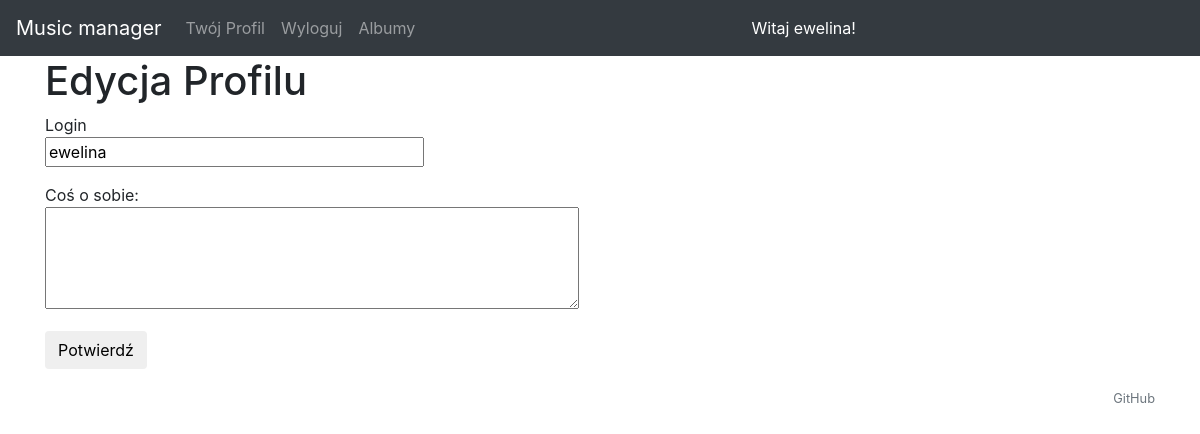
/edit_profile (signed in), run on an earlier commit of the app's database.
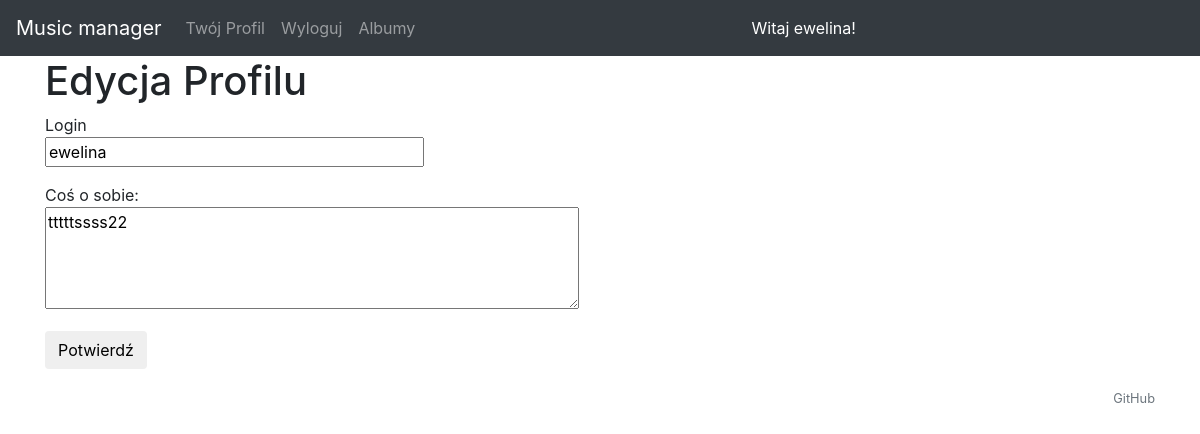
And on a later commit of the database.
### models.py (models this page shows, shortened)
class User(UserMixin, db.Model):
    __tablename__ = 'user'
    id = Column(Integer, autoincrement=True, primary_key=True)
    active = Column(Boolean, default=True)
    username = Column(String(200), unique=True)
    email = Column(String(200), unique=True)
    password = Column(String(200), default='')
    admin = Column(Boolean, default=False)
    poweruser = Column(Boolean, default=False)
    about_me = db.Column(db.String(140))
    register_in = db.Column(db.DateTime, default=datetime.now)
    last_seen = db.Column(db.DateTime, default=datetime.now)
    ratings = db.relationship('Rating', backref='user')
    reviews = db.relationship('Review', backref='user')
    lists = db.relationship('List', backref='user')
    followed = db.relationship(
        'User', secondary=followers,
        primaryjoin=(followers.c.follower_id == id),
        secondaryjoin=(followers.c.followed_id == id),
        backref=db.backref('followers', lazy='dynamic'), lazy='dynamic')

### views.py (the view)
@app.route('/edit_profile', methods=['GET', 'POST'])
@login_required
def edit_profile():
    form = EditProfileForm(current_user.username)
    if form.validate_on_submit():
        current_user.username = form.username.data
        current_user.about_me = form.about_me.data
        db.session.commit()
        flash('Your changes have been saved.')
        return redirect('user/' + current_user.username)
    elif request.method == 'GET':
        form.username.data = current_user.username
        form.about_me.data = current_user.about_me
    return render_template('edit_profile.html', title='Edit Profile',
                           form=form)

### models.py (shortened to what this page needs)
class EditProfileForm(FlaskForm):
    username = StringField('Username', validators=[DataRequired()])
    about_me = TextAreaField('About me', validators=[Length(min=0, max=140)])
    submit = SubmitField('Submit')
    def __init__(self, original_username, *args, **kwargs):
        super(EditProfileForm, self).__init__(*args, **kwargs)
        self.original_username = original_username

### views.py (called while the page is built)
@lm.user_loader
def load_user(id):
    return User.query.get(int(id))

@app.before_request
def before_request():
    if current_user.is_authenticated:
        current_user.last_seen = datetime.now()
        db.session.commit()

### templates/edit_profile.html (shortened to what this page needs)
{% extends "_base.html" %}
{% set page_id = 'Edycja profilu' %}
{% block content %}
    <h1>Edycja Profilu</h1>
    <form action="" method="post">
        <p>
            Login<br>
            {{ form.username(size=32) }}<br>
        </p>
        <p>
            Coś o sobie:<br>
            {{ form.about_me(cols=50, rows=4) }}<br>
        </p>
        <button class="btn waves-effect waves-light custom-green" type="submit" name="action" value="login">Potwierdź</button>
    </form>
{% endblock %}

### templates/_menu.html (shortened to what this page needs)
<nav class="navbar navbar-expand-md navbar-dark bg-dark">
    <a class="navbar-brand" href="/">Music manager</a>
    <div class="collapse navbar-collapse">
        <ul class="navbar-nav mr-auto">
            {% if session['username'] %}
              <li class="nav-item{% if page_id == 'user' %} active{% endif %}">
                  <a class="nav-link" href="{{ url_for('user', username=session.username) }}">Twój Profil</a>
              </li>
              <li class="nav-item{% if page_id == 'logout' %} active{% endif %}">
                  <a class="nav-link" href="/logout">Wyloguj</a>
              </li>
            {% endif %}
            <li class="nav-item{% if page_id == 'records' %} active{% endif %}">
                <a class="nav-link" href="{{ url_for('get_records') }}">Albumy</a>
            </li>
        </ul>
    </div>
    {% if session['username'] %}
    <div style="color:white; " class="collapse navbar-collapse">
        Witaj {{session.username}}!
    </div>
    {% endif %}
</nav>

What changed in the data, as far as the page shows it:
changed User "ewelina": about_me (not shown) → "tttttssss22"
